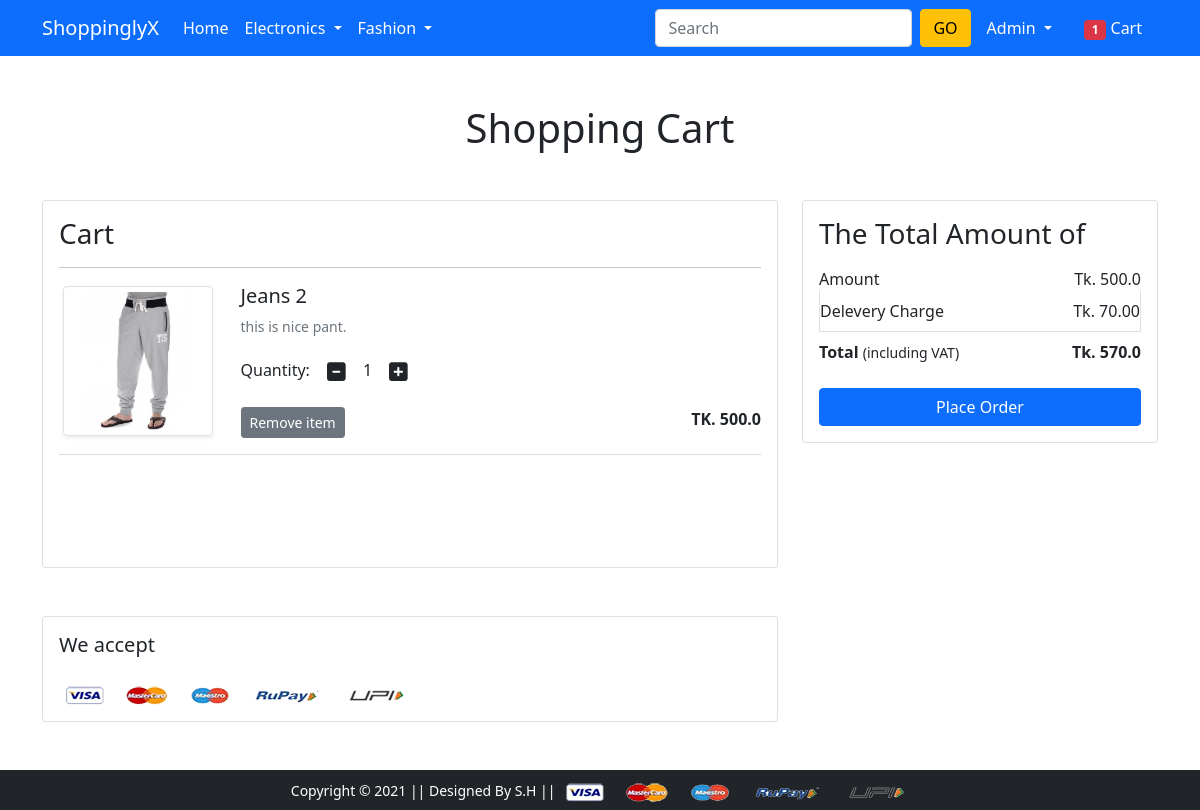
The page /cart/ (signed in) on the database as committed earlier.
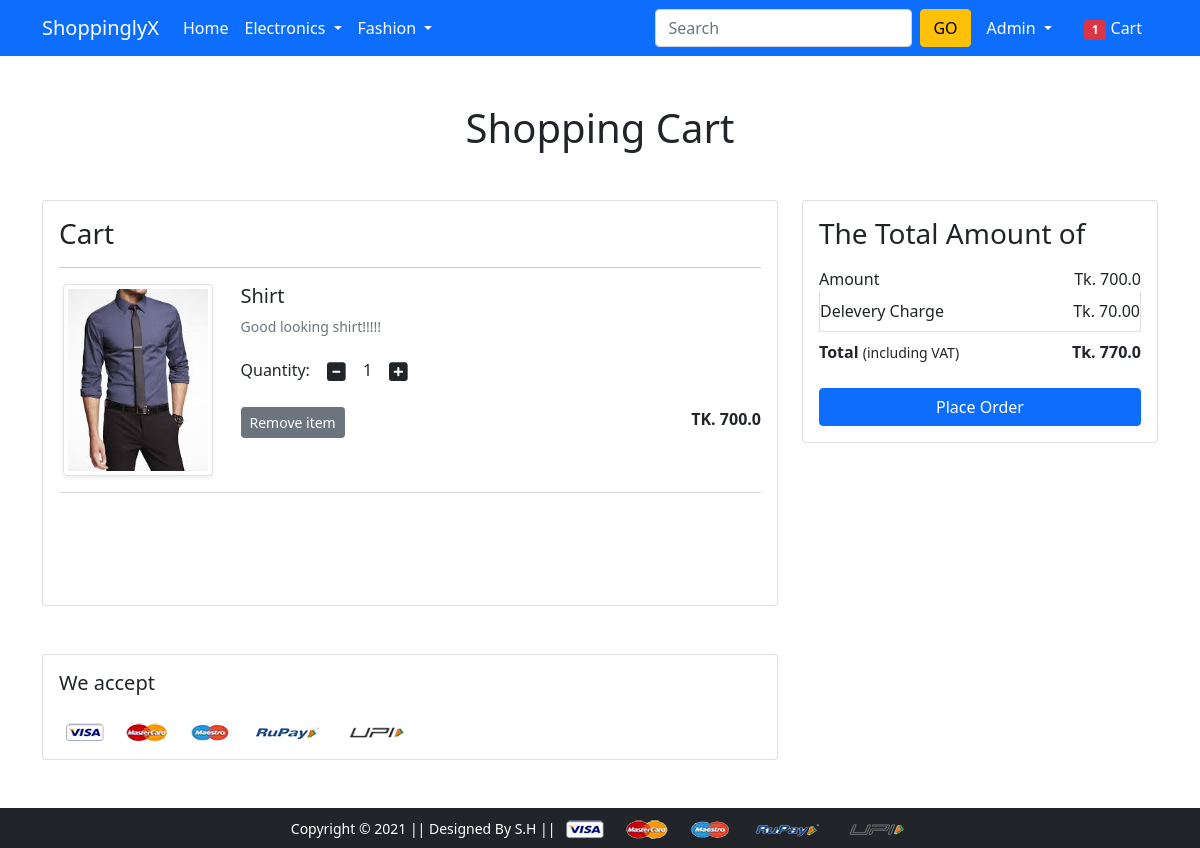
The same page on the database as committed later.
### app/models.py (models this page shows, shortened)
class Cart(models.Model):
  user = models.ForeignKey(User, on_delete=models.CASCADE)
  product = models.ForeignKey(Product,on_delete=models.CASCADE)
  quantity = models.PositiveIntegerField(default=1)

class Product(models.Model):
  title = models.CharField(max_length=100)
  selling_price = models.FloatField()
  discount_price = models.FloatField()
  description = models.TextField()
  brand = models.CharField(max_length=100)
  category = models.CharField(choices=CATEGORY_CHOICES,max_length=2)
  product_image = models.ImageField(upload_to = 'producting')

### app/views.py (the view)
# urls.py: path('cart/',views.show_cart, name='showcart'),
@login_required
def show_cart(request):
  totalitem=0
  if request.user.is_authenticated:
    totalitem =len(Cart.objects.filter(user=request.user))
    user=request.user
    cart=Cart.objects.filter(user=user)
    amount=0.0
    shipping_amount=70.0
    totalamount=0.0
    cart_product = [p for p in Cart.objects.all() if p.user == user]
    if cart_product:
      for p in cart_product:
        tempamount=(p.quantity * p.product.discount_price)
        amount += tempamount
        totalamount=amount+shipping_amount
      context={'carts':cart,'totalamount':totalamount,'amount':amount,'totalitem':totalitem}
      return render(request, 'app/addtocart.html',context)
    else:
      return render(request,'app/empty.html')

### app/templates/app/addtocart.html (shortened to what this page needs)
{% extends 'app/base.html' %}
{% load static %}
{% block main-content %}
<div class="container my-5">
 <div class="row">
  <h1 class="text-center mb-5">Shopping Cart</h1>
  <div class="col-sm-8">
  <div class="card">
   <div class="card-body">
    <h3>Cart</h3>
    {% for cart in carts %}
    <hr>
    <div class="row">
     <div class="col-sm-3 text-center align-self-center"><img src="{{cart.product.product_image.url}}" alt="" srcset="" class="img-fluid img-thumbnail shadow-sm" height="150" width="150"> </div>
     <div class="col-sm-9">
      <div>
       <h5>{{cart.product.title}}</h5>
       <p class="mb-2 text-muted small">{{cart.product.description}}</p>
       <div class="my-3">
        <label for="quantity">Quantity:</label>
        <a class="minus-cart btn" pid="{{cart.product.id}}"><i class="fas fa-minus-square fa-lg"></i></a>
          <span id="quantity">{{cart.quantity}}</span>
        <a class="plus-cart btn" pid="{{cart.product.id}}"><i class="fas fa-plus-square fa-lg"></i></a>
       </div>
       <div class="d-flex justify-content-between">
        <a href="#" class="btn btn-sm btn-secondary mr-3 remove-cart" pid="{{cart.product.id}}">Remove item </a>
        <p class="mb-0"><span><strong>TK. {{cart.product.discount_price}}</strong></span></p>
       </div>
      </div>
     </div>
    </div>
    {% endfor %}
    <hr class="text-muted">
   </div>
   </div>
  </div>
  <div class="col-sm-4">
   <div class="card">
    <div class="card-body">
      <h3>The Total Amount of</h3>
      <ul class="list-group">
       <li class="list-group-item d-flex justify-content-between align-items-center border-0 px-0 pb-0">Amount<span>Tk.<span id="amount"> {{amount}}</span></span></li>
       <li class="list-group-item d-flex justify-content-between align-items-center px-0">Delevery Charge<span>Tk. 70.00</span></li>
       <li class="list-group-item d-flex justify-content-between align-items-center border-0 px-0 mb-3">
        <div>
           <strong>Total</strong> <small>(including VAT)</small>
         </div>
         <span><strong>Tk.<strong id='totalamount'> {{totalamount}}</strong></strong></span>
       </li>
      </ul>
      <div class="d-grid"><a href="{% url 'checkout' %}" class="btn btn-primary">Place Order</a></div>
    </div>
   </div>
  </div>
 </div>
</div>
<div class="container">
 <div class="row">
  <div class="col-sm-8">
   <div class="card">
    <div class="card-body">
      <h5 class="mb-4">We accept</h5>
      <img src="{% static 'app/images/payment.png' %}" alt="" class="img-fluid">
    </div>
  </div>
  </div>
 </div>
</div>
{% endblock main-content %}

### app/templates/app/base.html (shortened to what this page needs)
<!doctype html>
{% load static %}
<html lang="en">
  <head>
    <link href="https://cdn.jsdelivr.net/npm/bootstrap@5.0.0-beta1/dist/css/bootstrap.min.css" rel="stylesheet">
    <link rel="stylesheet" href="{% static 'app/css/owl.carousel.min.css' %}">
    <link rel="stylesheet" href="{% static 'app/css/all.min.css' %}">
    <link rel="stylesheet" href="{% static 'app/css/style.css' %}">
  </head>
  <body>
    <nav class="navbar navbar-expand-lg navbar-dark bg-primary">
     <div class="container">
       <a class="navbar-brand" href="/">ShoppinglyX</a>
       <div class="collapse navbar-collapse" id="navbarSupportedContent">
         <ul class="navbar-nav me-auto mb-2 mb-lg-0">
           <li class="nav-item">
             <a class="nav-link active" aria-current="page" href="/">Home</a>
           </li>
           <li class="nav-item dropdown">
             <a class="nav-link dropdown-toggle text-white" href="#" id="electronicsDropdown" role="button" data-bs-toggle="dropdown" aria-expanded="false">
               Electronics
             </a>
           </li>
           <li class="nav-item dropdown">
             <a class="nav-link dropdown-toggle text-white" href="#" id="fashionDropdown" role="button" data-bs-toggle="dropdown" aria-expanded="false">
               Fashion
             </a>
           </li>
         </ul>
         <form class="d-flex">
           <input class="form-control me-2" type="search" placeholder="Search" aria-label="Search">
           <button class="btn btn-warning" type="submit">GO</button>
         </form>
         <div>
          <ul class="navbar-nav me-auto mb-2 mb-lg-0">
          {% if request.user.is_authenticated %}
           <li class="nav-item dropdown mx-2">
              <a class="nav-link dropdown-toggle text-white" href="#" id="profileDropdown" role="button" data-bs-toggle="dropdown" aria-expanded="false">
                {{request.user.username|capfirst}}
              </a>
            </li>
            <li class="nav-item mx-2">
             <a href="{% url 'showcart' %}" class="nav-link text-white"><span class="badge bg-danger">{{totalitem}}</span> Cart </a>
            </li>
            {% endif %}
          </ul>
         </div>
       </div>
     </div>
    </nav>
    {% block main-content %} {% endblock main-content %}
    <footer class="container-fluid bg-dark text-center p-2 mt-5">
        <small class="text-white">Copyright &copy; 2021 || Designed By S.H || </small>
        <img src="{% static 'app/images/payment.png' %}" alt="" srcset="" class="img-fluid" height="2px">
    </footer>
  </body>
</html>

Rows that differ between the two databases and show on the page:
removed Cart: product.product_image (picture), product "Jeans 2", product.description "this is nice pant.", quantity "1", product.discount_price "500.0"
added Cart: product.product_image (picture), product "Shirt", product.description "Good looking shirt!!!!!", quantity "1", product.discount_price "700.0"
Other text that changed with them:
{{ amount }}: "500.0" → "700.0"
{{ totalamount }}: "570.0" → "770.0"
